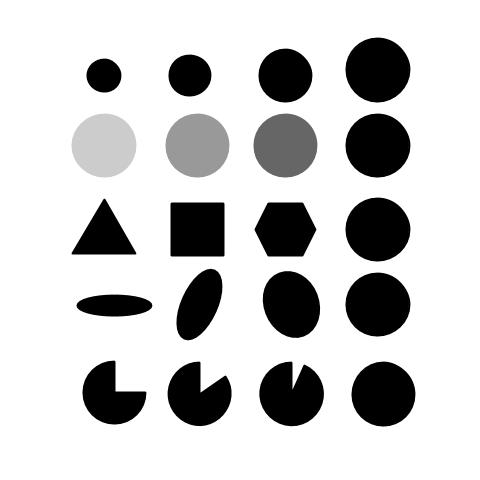
#> input picture blob.jpg, 480 x 480 px, found by its file name
$ jupyter execute BlobDetect.ipynb
#> lines starting #> are read from the running program, lines starting #| are printed output that depends on the picture
[cell 1]
#blob Detection

[cell 2]
# import drive
from google.colab import drive
drive.mount('/content/drive')

[cell 3]
my_path = '/content/drive/My Drive/Research/'

[cell 4]
from math import sqrt
from skimage import data
from skimage.feature import blob_dog, blob_log, blob_doh
from skimage.color import rgb2gray
import numpy as np

import matplotlib.pyplot as plt

[cell 5]
# PVN IMAGE
from PIL import Image
import numpy
img_pvn = Image.open('/content/drive/My Drive/Research/blob.jpg')
#> img_pvn is the input picture: PIL image 480x480 RGB; min 0, max 255, mean 203

[cell 6]
# [9 lines of commented-out code are left out]

[cell 7]
#Code for blob image
from PIL import Image, ImageOps

im = Image.open('/content/drive/My Drive/Research/blob.jpg')
rgb_image = ImageOps.invert(im)
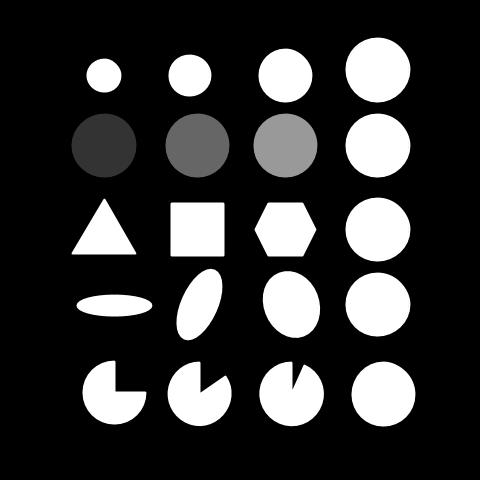
#> rgb_image: PIL image 480x480 RGB; min 0, max 255, mean 52

[cell 8]
# PVN IMAGE
np_img_pvn = numpy.array(rgb_image)
image_gray_pvn = rgb2gray(np_img_pvn)

[cell 9]
plt.imshow(image_gray_pvn)
#plt.imshow(image_gray)

[cell 10]
#SAMPLE IMAGE

# Compute radii in the 3rd column.
#blobs_log[:, 2] = blobs_log[:, 2] * sqrt(2)
#threshold=.1
blobs_log_pvn = blob_log(image_gray_pvn, min_sigma=15, max_sigma=50, num_sigma=10, threshold=.1)
#> blobs_log_pvn = 20 rows, first 8: [75, 189, 15], [395, 384, 22.78], [74, 285, 18.89], [75, 104, 15], [67, 378, 22.78], [228, 285, 18.89], [397, 291, 22.78], [235, 104, 15]
blobs_log_pvn[:, 2] = blobs_log_pvn[:, 2] * sqrt(2)

blobs_dog_pvn = blob_dog(image_gray_pvn, min_sigma=15, max_sigma=50, threshold=.1)
#> blobs_dog_pvn = 19 rows, first 8: [74, 284, 15], [395, 384, 15], [235, 103, 15], [74, 189, 15], [228, 285, 15], [228, 196, 15], [399, 106, 15], [306, 291, 15]
blobs_dog_pvn[:, 2] = blobs_dog_pvn[:, 2] * sqrt(2)

blobs_doh_pvn = blob_doh(image_gray_pvn, min_sigma=15, max_sigma=50, threshold=.1)
#> blobs_doh_pvn = empty array
blobs_doh_pvn[:, 2] = blobs_doh_pvn[:, 2] * sqrt(2)

blobs_list = [blobs_log_pvn, blobs_dog_pvn, blobs_doh_pvn]
colors = ['lime', 'lime', 'lime']
titles = ['PVN LOG', 'PVN DOG', 'PVN DOH']
sequence = zip(blobs_list, colors, titles)

fig, axes = plt.subplots(1, 3, figsize=(9, 3), sharex=True, sharey=True)
ax = axes.ravel()

for idx, (blobs, color, title) in enumerate(sequence):
    ax[idx].set_title(title)
    ax[idx].imshow(rgb_image)
    for blob in blobs:
        y, x, r = blob
        c = plt.Circle((x, y), r, color=color, linewidth=2, fill=False)
        ax[idx].add_patch(c)
    ax[idx].set_axis_off()
#> this loop made 3 passes
#> title on passes 1 to 2: 'PVN LOG', 'PVN DOG'

plt.tight_layout()
plt.show()
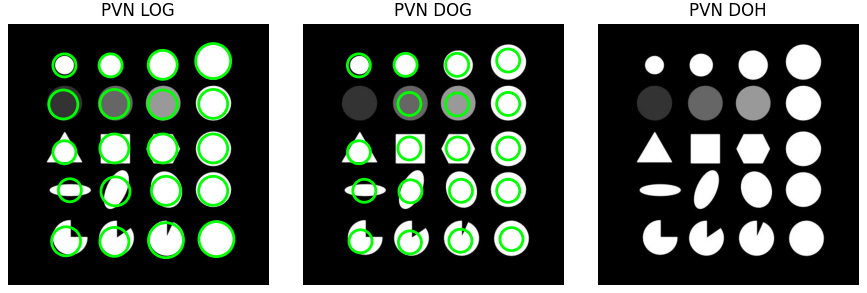
#> figure drawn by matplotlib, 3 panels
